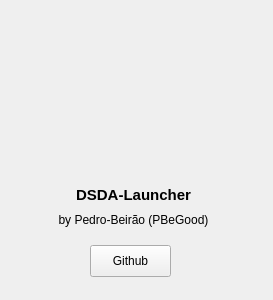
<?xml version="1.0" encoding="UTF-8"?>
<ui version="4.0">
 <class>About</class>
 <widget class="QWidget" name="About">
  <property name="geometry">
   <rect>
    <x>0</x>
    <y>0</y>
    <width>273</width>
    <height>300</height>
   </rect>
  </property>
  <property name="sizePolicy">
   <sizepolicy hsizetype="Minimum" vsizetype="Minimum">
    <horstretch>0</horstretch>
    <verstretch>0</verstretch>
   </sizepolicy>
  </property>
  <property name="minimumSize">
   <size>
    <width>273</width>
    <height>300</height>
   </size>
  </property>
  <property name="maximumSize">
   <size>
    <width>553</width>
    <height>300</height>
   </size>
  </property>
  <property name="acceptDrops">
   <bool>false</bool>
  </property>
  <property name="windowTitle">
   <string>About</string>
  </property>
  <widget class="QPushButton" name="dsda_launch_pushButton">
   <property name="geometry">
    <rect>
     <x>90</x>
     <y>245</y>
     <width>81</width>
     <height>32</height>
    </rect>
   </property>
   <property name="focusPolicy">
    <enum>Qt::NoFocus</enum>
   </property>
   <property name="text">
    <string>Github</string>
   </property>
   <property name="default">
    <bool>false</bool>
   </property>
  </widget>
  <widget class="QLabel" name="togglesTip_label_4">
   <property name="geometry">
    <rect>
     <x>62</x>
     <y>25</y>
     <width>140</width>
     <height>144</height>
    </rect>
   </property>
   <property name="text">
    <string/>
   </property>
   <property name="pixmap">
    <pixmap resource="icons.qrc">:/pngs/pngs/logo.png</pixmap>
   </property>
   <property name="scaledContents">
    <bool>true</bool>
   </property>
   <property name="alignment">
    <set>Qt::AlignCenter</set>
   </property>
  </widget>
  <widget class="QLabel" name="togglesTip_label_7">
   <property name="geometry">
    <rect>
     <x>18</x>
     <y>205</y>
     <width>231</width>
     <height>31</height>
    </rect>
   </property>
   <property name="text">
    <string>&lt;html&gt;&lt;head/&gt;&lt;body&gt;&lt;p&gt;&lt;span style=&quot; font-size:9pt;&quot;&gt;by Pedro-Beirão (PBeGood)&lt;/span&gt;&lt;/p&gt;&lt;/body&gt;&lt;/html&gt;</string>
   </property>
   <property name="alignment">
    <set>Qt::AlignCenter</set>
   </property>
  </widget>
  <widget class="QLabel" name="about_version_label">
   <property name="geometry">
    <rect>
     <x>18</x>
     <y>175</y>
     <width>231</width>
     <height>41</height>
    </rect>
   </property>
   <property name="font">
    <font>
     <pointsize>6</pointsize>
    </font>
   </property>
   <property name="text">
    <string>&lt;html&gt;&lt;head/&gt;&lt;body&gt;&lt;p&gt;&lt;span style=&quot; font-size:11pt; font-weight:700;&quot;&gt;DSDA-Launcher&lt;/span&gt;&lt;/p&gt;&lt;/body&gt;&lt;/html&gt;</string>
   </property>
   <property name="alignment">
    <set>Qt::AlignCenter</set>
   </property>
  </widget>
 </widget>
 <resources>
  <include location="icons.qrc"/>
 </resources>
 <connections/>
</ui>
